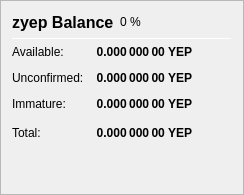
                   <widget class="QFrame" name="frame_ZerocoinBalances">
                    <property name="frameShape">
                     <enum>QFrame::StyledPanel</enum>
                    </property>
                    <property name="frameShadow">
                     <enum>QFrame::Raised</enum>
                    </property>
                    <layout class="QVBoxLayout" name="verticalLayout_7">
                     <item>
                      <layout class="QHBoxLayout" name="horizontalLayout_8" stretch="0,0,0">
                       <item>
                        <widget class="QLabel" name="label_5z_3">
                         <property name="minimumSize">
                          <size>
                           <width>0</width>
                           <height>20</height>
                          </size>
                         </property>
                         <property name="font">
                          <font>
                           <pointsize>12</pointsize>
                           <weight>75</weight>
                           <bold>true</bold>
                          </font>
                         </property>
                         <property name="text">
                          <string>zyep Balance</string>
                         </property>
                        </widget>
                       </item>
                       <item>
                        <widget class="QLabel" name="labelzyepPercent">
                         <property name="text">
                          <string notr="true">0 %</string>
                         </property>
                        </widget>
                       </item>
                       <item>
                        <spacer name="horizontalSpacer_11">
                         <property name="orientation">
                          <enum>Qt::Horizontal</enum>
                         </property>
                         <property name="sizeHint" stdset="0">
                          <size>
                           <width>40</width>
                           <height>20</height>
                          </size>
                         </property>
                        </spacer>
                       </item>
                      </layout>
                     </item>
                     <item>
                      <widget class="Line" name="line_ZerocoinBalance">
                       <property name="minimumSize">
                        <size>
                         <width>0</width>
                         <height>1</height>
                        </size>
                       </property>
                       <property name="maximumSize">
                        <size>
                         <width>16777215</width>
                         <height>1</height>
                        </size>
                       </property>
                       <property name="orientation">
                        <enum>Qt::Horizontal</enum>
                       </property>
                      </widget>
                     </item>
                     <item>
                      <layout class="QGridLayout" name="gridLayout_5">
                       <property name="spacing">
                        <number>12</number>
                       </property>
                       <item row="1" column="0">
                        <widget class="QLabel" name="labelzBalanceMatureText">
                         <property name="toolTip">
                          <string>Mature: more than 20 confirmation and more than 1 mint of the same denomination after it was minted.
These zyep are spendable.</string>
                         </property>
                         <property name="text">
                          <string>Available:</string>
                         </property>
                        </widget>
                       </item>
                       <item row="1" column="1">
                        <widget class="QLabel" name="labelzBalanceMature">
                         <property name="font">
                          <font>
                           <weight>75</weight>
                           <bold>true</bold>
                          </font>
                         </property>
                         <property name="toolTip">
                          <string>Mature: more than 20 confirmation and more than 1 mint of the same denomination after it was minted.
These zyep are spendable.</string>
                         </property>
                         <property name="text">
                          <string notr="true">0.000 000 00 YEP</string>
                         </property>
                         <property name="alignment">
                          <set>Qt::AlignRight|Qt::AlignTrailing|Qt::AlignVCenter</set>
                         </property>
                        </widget>
                       </item>
                       <item row="2" column="0">
                        <widget class="QLabel" name="labelzBalanceUnconfirmedText">
                         <property name="toolTip">
                          <string>Unconfirmed: less than 20 confirmations
Immature: confirmed, but less than 1 mint of the same denomination after it was minted</string>
                         </property>
                         <property name="text">
                          <string>Unconfirmed:</string>
                         </property>
                        </widget>
                       </item>
                       <item row="2" column="1">
                        <widget class="QLabel" name="labelzBalanceUnconfirmed">
                         <property name="font">
                          <font>
                           <weight>75</weight>
                           <bold>true</bold>
                          </font>
                         </property>
                         <property name="toolTip">
                          <string>Unconfirmed: less than 20 confirmations
Immature: confirmed, but less than 1 mint of the same denomination after it was minted</string>
                         </property>
                         <property name="text">
                          <string notr="true">0.000 000 00 YEP</string>
                         </property>
                         <property name="alignment">
                          <set>Qt::AlignRight|Qt::AlignTrailing|Qt::AlignVCenter</set>
                         </property>
                        </widget>
                       </item>
                       <item row="3" column="0">
                        <widget class="QLabel" name="labelzBalanceImmatureText">
                         <property name="toolTip">
                          <string>Unconfirmed: less than 20 confirmations
Immature: confirmed, but less than 1 mint of the same denomination after it was minted</string>
                         </property>
                         <property name="text">
                          <string>Immature:</string>
                         </property>
                        </widget>
                       </item>
                       <item row="3" column="1">
                        <widget class="QLabel" name="labelzBalanceImmature">
                         <property name="font">
                          <font>
                           <weight>75</weight>
                           <bold>true</bold>
                          </font>
                         </property>
                         <property name="toolTip">
                          <string>Unconfirmed: less than 20 confirmations
Immature: confirmed, but less than 1 mint of the same denomination after it was minted</string>
                         </property>
                         <property name="text">
                          <string notr="true">0.000 000 00 YEP</string>
                         </property>
                         <property name="alignment">
                          <set>Qt::AlignRight|Qt::AlignTrailing|Qt::AlignVCenter</set>
                         </property>
                        </widget>
                       </item>
                       <item row="4" column="0">
                        <widget class="QLabel" name="labelzBalanceText">
                         <property name="toolTip">
                          <string>Your current zyep balance, unconfirmed and immature zyep included.</string>
                         </property>
                         <property name="text">
                          <string>Total:</string>
                         </property>
                        </widget>
                       </item>
                       <item row="4" column="1">
                        <widget class="QLabel" name="labelzBalance">
                         <property name="font">
                          <font>
                           <weight>75</weight>
                           <bold>true</bold>
                          </font>
                         </property>
                         <property name="cursor">
                          <cursorShape>IBeamCursor</cursorShape>
                         </property>
                         <property name="toolTip">
                          <string>Your current zyep balance, unconfirmed and immature zyep included.</string>
                         </property>
                         <property name="text">
                          <string notr="true">0.000 000 00 YEP</string>
                         </property>
                         <property name="alignment">
                          <set>Qt::AlignRight|Qt::AlignTrailing|Qt::AlignVCenter</set>
                         </property>
                         <property name="textInteractionFlags">
                          <set>Qt::LinksAccessibleByMouse|Qt::TextSelectableByKeyboard|Qt::TextSelectableByMouse</set>
                         </property>
                        </widget>
                       </item>
                       <item row="4" column="2">
                        <spacer name="horizontalSpacer_4">
                         <property name="orientation">
                          <enum>Qt::Horizontal</enum>
                         </property>
                         <property name="sizeHint" stdset="0">
                          <size>
                           <width>40</width>
                           <height>20</height>
                          </size>
                         </property>
                        </spacer>
                       </item>
                      </layout>
                     </item>
                     <item>
                      <spacer name="verticalSpacer_4">
                       <property name="orientation">
                        <enum>Qt::Vertical</enum>
                       </property>
                       <property name="sizeHint" stdset="0">
                        <size>
                         <width>20</width>
                         <height>40</height>
                        </size>
                       </property>
                      </spacer>
                     </item>
                    </layout>
                   </widget>
